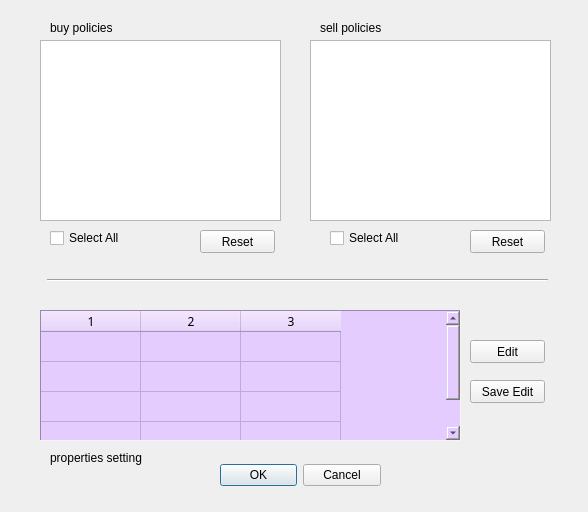
<?xml version="1.0" encoding="UTF-8"?>
<ui version="4.0">
 <class>Dialog</class>
 <widget class="QDialog" name="Dialog">
  <property name="geometry">
   <rect>
    <x>0</x>
    <y>0</y>
    <width>588</width>
    <height>512</height>
   </rect>
  </property>
  <property name="windowTitle">
   <string>Dialog</string>
  </property>
  <widget class="QDialogButtonBox" name="buttonBox">
   <property name="geometry">
    <rect>
     <x>220</x>
     <y>460</y>
     <width>161</width>
     <height>31</height>
    </rect>
   </property>
   <property name="orientation">
    <enum>Qt::Horizontal</enum>
   </property>
   <property name="standardButtons">
    <set>QDialogButtonBox::Cancel|QDialogButtonBox::Ok</set>
   </property>
  </widget>
  <widget class="QListWidget" name="listWidgetBuy">
   <property name="geometry">
    <rect>
     <x>40</x>
     <y>40</y>
     <width>241</width>
     <height>181</height>
    </rect>
   </property>
  </widget>
  <widget class="QListWidget" name="listWidgetSell">
   <property name="geometry">
    <rect>
     <x>310</x>
     <y>40</y>
     <width>241</width>
     <height>181</height>
    </rect>
   </property>
  </widget>
  <widget class="QLabel" name="label">
   <property name="geometry">
    <rect>
     <x>50</x>
     <y>20</y>
     <width>91</width>
     <height>16</height>
    </rect>
   </property>
   <property name="text">
    <string>buy policies</string>
   </property>
  </widget>
  <widget class="QLabel" name="label_2">
   <property name="geometry">
    <rect>
     <x>320</x>
     <y>20</y>
     <width>91</width>
     <height>16</height>
    </rect>
   </property>
   <property name="text">
    <string>sell policies</string>
   </property>
  </widget>
  <widget class="QCheckBox" name="checkBoxBuySelectAll">
   <property name="geometry">
    <rect>
     <x>50</x>
     <y>230</y>
     <width>111</width>
     <height>16</height>
    </rect>
   </property>
   <property name="text">
    <string>Select All</string>
   </property>
  </widget>
  <widget class="QCheckBox" name="checkBoxSellSelectAll">
   <property name="geometry">
    <rect>
     <x>330</x>
     <y>230</y>
     <width>111</width>
     <height>16</height>
    </rect>
   </property>
   <property name="text">
    <string>Select All</string>
   </property>
  </widget>
  <widget class="QPushButton" name="pushButton">
   <property name="geometry">
    <rect>
     <x>200</x>
     <y>230</y>
     <width>75</width>
     <height>23</height>
    </rect>
   </property>
   <property name="text">
    <string>Reset</string>
   </property>
  </widget>
  <widget class="QTableWidget" name="tableWidget">
   <property name="geometry">
    <rect>
     <x>40</x>
     <y>310</y>
     <width>421</width>
     <height>131</height>
    </rect>
   </property>
   <property name="font">
    <font>
     <family>微软雅黑</family>
     <pointsize>9</pointsize>
    </font>
   </property>
   <property name="autoFillBackground">
    <bool>true</bool>
   </property>
   <property name="styleSheet">
    <string notr="true">Background-color:rgb(229,204,255)</string>
   </property>
   <property name="frameShape">
    <enum>QFrame::Panel</enum>
   </property>
   <property name="showGrid">
    <bool>true</bool>
   </property>
   <property name="rowCount">
    <number>4</number>
   </property>
   <property name="columnCount">
    <number>3</number>
   </property>
   <attribute name="horizontalHeaderVisible">
    <bool>true</bool>
   </attribute>
   <attribute name="verticalHeaderVisible">
    <bool>false</bool>
   </attribute>
   <attribute name="verticalHeaderHighlightSections">
    <bool>true</bool>
   </attribute>
   <row/>
   <row/>
   <row/>
   <row/>
   <column/>
   <column/>
   <column/>
  </widget>
  <widget class="QPushButton" name="pushButton_2">
   <property name="geometry">
    <rect>
     <x>470</x>
     <y>230</y>
     <width>75</width>
     <height>23</height>
    </rect>
   </property>
   <property name="text">
    <string>Reset</string>
   </property>
  </widget>
  <widget class="QLabel" name="label_3">
   <property name="geometry">
    <rect>
     <x>50</x>
     <y>450</y>
     <width>161</width>
     <height>16</height>
    </rect>
   </property>
   <property name="text">
    <string>properties setting</string>
   </property>
  </widget>
  <widget class="QPushButton" name="pushButton_3">
   <property name="geometry">
    <rect>
     <x>470</x>
     <y>340</y>
     <width>75</width>
     <height>23</height>
    </rect>
   </property>
   <property name="text">
    <string>Edit</string>
   </property>
  </widget>
  <widget class="QPushButton" name="pushButton_4">
   <property name="geometry">
    <rect>
     <x>470</x>
     <y>380</y>
     <width>75</width>
     <height>23</height>
    </rect>
   </property>
   <property name="text">
    <string>Save Edit</string>
   </property>
  </widget>
  <widget class="Line" name="line">
   <property name="geometry">
    <rect>
     <x>47</x>
     <y>270</y>
     <width>501</width>
     <height>20</height>
    </rect>
   </property>
   <property name="orientation">
    <enum>Qt::Horizontal</enum>
   </property>
  </widget>
 </widget>
 <resources/>
 <connections>
  <connection>
   <sender>buttonBox</sender>
   <signal>accepted()</signal>
   <receiver>Dialog</receiver>
   <slot>accept()</slot>
   <hints>
    <hint type="sourcelabel">
     <x>178</x>
     <y>390</y>
    </hint>
    <hint type="destinationlabel">
     <x>157</x>
     <y>274</y>
    </hint>
   </hints>
  </connection>
  <connection>
   <sender>buttonBox</sender>
   <signal>rejected()</signal>
   <receiver>Dialog</receiver>
   <slot>reject()</slot>
   <hints>
    <hint type="sourcelabel">
     <x>246</x>
     <y>390</y>
    </hint>
    <hint type="destinationlabel">
     <x>286</x>
     <y>274</y>
    </hint>
   </hints>
  </connection>
  <connection>
   <sender>pushButton</sender>
   <signal>clicked()</signal>
   <receiver>Dialog</receiver>
   <slot>resetselections()</slot>
   <hints>
    <hint type="sourcelabel">
     <x>207</x>
     <y>330</y>
    </hint>
    <hint type="destinationlabel">
     <x>463</x>
     <y>369</y>
    </hint>
   </hints>
  </connection>
 </connections>
 <slots>
  <slot>resetselections()</slot>
 </slots>
</ui>
